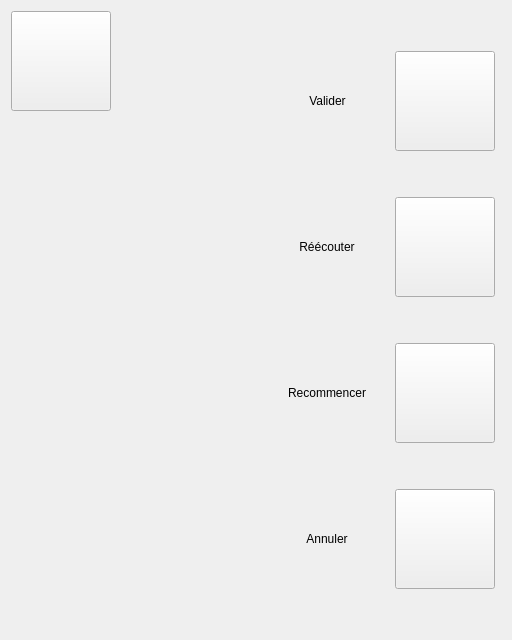
      <widget class="QWidget" name="actionsPage">
       <layout class="QHBoxLayout" name="horizontalLayout_23" stretch="1,1">
        <item>
         <layout class="QHBoxLayout" name="horizontalLayout_21">
          <item>
           <layout class="QVBoxLayout" name="verticalLayout_9">
            <item>
             <widget class="QPushButton" name="pushButton_14">
              <property name="sizePolicy">
               <sizepolicy hsizetype="Fixed" vsizetype="Fixed">
                <horstretch>0</horstretch>
                <verstretch>0</verstretch>
               </sizepolicy>
              </property>
              <property name="minimumSize">
               <size>
                <width>100</width>
                <height>100</height>
               </size>
              </property>
              <property name="styleSheet">
               <string notr="true">QPushButton {
	border-image: url(:/images/buttons/up_button.png);
}

QPushButton:hover {
	border-image: url(:/images/buttons/up_button_hovered.png);
}

QPushButton:pressed {
	border-image: url(:/images/buttons/up_button_pressed.png);	
}

</string>
              </property>
             </widget>
            </item>
            <item>
             <spacer name="verticalSpacer_24">
              <property name="orientation">
               <enum>Qt::Vertical</enum>
              </property>
              <property name="sizeHint" stdset="0">
               <size>
                <width>20</width>
                <height>40</height>
               </size>
              </property>
             </spacer>
            </item>
           </layout>
          </item>
          <item>
           <spacer name="horizontalSpacer_29">
            <property name="orientation">
             <enum>Qt::Horizontal</enum>
            </property>
            <property name="sizeHint" stdset="0">
             <size>
              <width>40</width>
              <height>20</height>
             </size>
            </property>
           </spacer>
          </item>
         </layout>
        </item>
        <item>
         <layout class="QHBoxLayout" name="horizontalLayout_22">
          <item>
           <spacer name="horizontalSpacer_28">
            <property name="orientation">
             <enum>Qt::Horizontal</enum>
            </property>
            <property name="sizeHint" stdset="0">
             <size>
              <width>40</width>
              <height>20</height>
             </size>
            </property>
           </spacer>
          </item>
          <item>
           <layout class="QVBoxLayout" name="verticalLayout_8">
            <item>
             <spacer name="verticalSpacer_19">
              <property name="orientation">
               <enum>Qt::Vertical</enum>
              </property>
              <property name="sizeHint" stdset="0">
               <size>
                <width>20</width>
                <height>40</height>
               </size>
              </property>
             </spacer>
            </item>
            <item>
             <layout class="QHBoxLayout" name="horizontalLayout_17">
              <item>
               <spacer name="horizontalSpacer_30">
                <property name="orientation">
                 <enum>Qt::Horizontal</enum>
                </property>
                <property name="sizeHint" stdset="0">
                 <size>
                  <width>40</width>
                  <height>20</height>
                 </size>
                </property>
               </spacer>
              </item>
              <item>
               <widget class="QLabel" name="label_10">
                <property name="text">
                 <string>Valider</string>
                </property>
                <property name="alignment">
                 <set>Qt::AlignCenter</set>
                </property>
               </widget>
              </item>
              <item>
               <spacer name="horizontalSpacer_23">
                <property name="orientation">
                 <enum>Qt::Horizontal</enum>
                </property>
                <property name="sizeHint" stdset="0">
                 <size>
                  <width>40</width>
                  <height>20</height>
                 </size>
                </property>
               </spacer>
              </item>
              <item>
               <widget class="QPushButton" name="pushButton_10">
                <property name="sizePolicy">
                 <sizepolicy hsizetype="Fixed" vsizetype="Fixed">
                  <horstretch>0</horstretch>
                  <verstretch>0</verstretch>
                 </sizepolicy>
                </property>
                <property name="minimumSize">
                 <size>
                  <width>100</width>
                  <height>100</height>
                 </size>
                </property>
                <property name="styleSheet">
                 <string notr="true">QPushButton {
	border-image: url(:/images/buttons/validate_button.png);
}

QPushButton:hover {
	border-image: url(:/images/buttons/validate_button_hovered.png);
}

QPushButton:pressed {
	border-image: url(:/images/buttons/validate_button_pressed.png);	
}

</string>
                </property>
                <property name="text">
                 <string/>
                </property>
               </widget>
              </item>
             </layout>
            </item>
            <item>
             <spacer name="verticalSpacer_20">
              <property name="orientation">
               <enum>Qt::Vertical</enum>
              </property>
              <property name="sizeHint" stdset="0">
               <size>
                <width>20</width>
                <height>40</height>
               </size>
              </property>
             </spacer>
            </item>
            <item>
             <layout class="QHBoxLayout" name="horizontalLayout_18">
              <item>
               <spacer name="horizontalSpacer_31">
                <property name="orientation">
                 <enum>Qt::Horizontal</enum>
                </property>
                <property name="sizeHint" stdset="0">
                 <size>
                  <width>40</width>
                  <height>20</height>
                 </size>
                </property>
               </spacer>
              </item>
              <item>
               <widget class="QLabel" name="label_11">
                <property name="text">
                 <string>Réécouter</string>
                </property>
                <property name="alignment">
                 <set>Qt::AlignCenter</set>
                </property>
               </widget>
              </item>
              <item>
               <spacer name="horizontalSpacer_24">
                <property name="orientation">
                 <enum>Qt::Horizontal</enum>
                </property>
                <property name="sizeHint" stdset="0">
                 <size>
                  <width>40</width>
                  <height>20</height>
                 </size>
                </property>
               </spacer>
              </item>
              <item>
               <widget class="QPushButton" name="pushButton_11">
                <property name="sizePolicy">
                 <sizepolicy hsizetype="Fixed" vsizetype="Fixed">
                  <horstretch>0</horstretch>
                  <verstretch>0</verstretch>
                 </sizepolicy>
                </property>
                <property name="minimumSize">
                 <size>
                  <width>100</width>
                  <height>100</height>
                 </size>
                </property>
                <property name="styleSheet">
                 <string notr="true">QPushButton {
	border-image: url(:/images/buttons/play_button.png);
}

QPushButton:hover {
	border-image: url(:/images/buttons/play_button_hovered.png);
}

QPushButton:pressed {
	border-image: url(:/images/buttons/play_button_pressed.png);	
}

</string>
                </property>
                <property name="text">
                 <string/>
                </property>
               </widget>
              </item>
             </layout>
            </item>
            <item>
             <spacer name="verticalSpacer_21">
              <property name="orientation">
               <enum>Qt::Vertical</enum>
              </property>
              <property name="sizeHint" stdset="0">
               <size>
                <width>20</width>
                <height>40</height>
               </size>
              </property>
             </spacer>
            </item>
            <item>
             <layout class="QHBoxLayout" name="horizontalLayout_19">
              <item>
               <spacer name="horizontalSpacer_32">
                <property name="orientation">
                 <enum>Qt::Horizontal</enum>
                </property>
                <property name="sizeHint" stdset="0">
                 <size>
                  <width>40</width>
                  <height>20</height>
                 </size>
                </property>
               </spacer>
              </item>
              <item>
               <widget class="QLabel" name="label_12">
                <property name="text">
                 <string>Recommencer</string>
                </property>
                <property name="alignment">
                 <set>Qt::AlignCenter</set>
                </property>
               </widget>
              </item>
              <item>
               <spacer name="horizontalSpacer_25">
                <property name="orientation">
                 <enum>Qt::Horizontal</enum>
                </property>
                <property name="sizeHint" stdset="0">
                 <size>
                  <width>40</width>
                  <height>20</height>
                 </size>
                </property>
               </spacer>
              </item>
              <item>
               <widget class="QPushButton" name="pushButton_12">
                <property name="sizePolicy">
                 <sizepolicy hsizetype="Fixed" vsizetype="Fixed">
                  <horstretch>0</horstretch>
                  <verstretch>0</verstretch>
                 </sizepolicy>
                </property>
                <property name="minimumSize">
                 <size>
                  <width>100</width>
                  <height>100</height>
                 </size>
                </property>
                <property name="styleSheet">
                 <string notr="true">QPushButton {
	border-image: url(:/images/buttons/delete_button.png);
}

QPushButton:hover {
	border-image: url(:/images/buttons/delete_button_hovered.png);
}

QPushButton:pressed {
	border-image: url(:/images/buttons/delete_button_pressed.png);	
}

</string>
                </property>
                <property name="text">
                 <string/>
                </property>
               </widget>
              </item>
             </layout>
            </item>
            <item>
             <spacer name="verticalSpacer_22">
              <property name="orientation">
               <enum>Qt::Vertical</enum>
              </property>
              <property name="sizeHint" stdset="0">
               <size>
                <width>20</width>
                <height>40</height>
               </size>
              </property>
             </spacer>
            </item>
            <item>
             <layout class="QHBoxLayout" name="horizontalLayout_20">
              <item>
               <spacer name="horizontalSpacer_33">
                <property name="orientation">
                 <enum>Qt::Horizontal</enum>
                </property>
                <property name="sizeHint" stdset="0">
                 <size>
                  <width>40</width>
                  <height>20</height>
                 </size>
                </property>
               </spacer>
              </item>
              <item>
               <widget class="QLabel" name="label_13">
                <property name="text">
                 <string>Annuler</string>
                </property>
                <property name="alignment">
                 <set>Qt::AlignCenter</set>
                </property>
               </widget>
              </item>
              <item>
               <spacer name="horizontalSpacer_26">
                <property name="orientation">
                 <enum>Qt::Horizontal</enum>
                </property>
                <property name="sizeHint" stdset="0">
                 <size>
                  <width>40</width>
                  <height>20</height>
                 </size>
                </property>
               </spacer>
              </item>
              <item>
               <widget class="QPushButton" name="pushButton_13">
                <property name="sizePolicy">
                 <sizepolicy hsizetype="Fixed" vsizetype="Fixed">
                  <horstretch>0</horstretch>
                  <verstretch>0</verstretch>
                 </sizepolicy>
                </property>
                <property name="minimumSize">
                 <size>
                  <width>100</width>
                  <height>100</height>
                 </size>
                </property>
                <property name="styleSheet">
                 <string notr="true">QPushButton {
	border-image: url(:/images/buttons/cancel_button.png);
}

QPushButton:hover {
	border-image: url(:/images/buttons/cancel_button_hovered.png);
}

QPushButton:pressed {
	border-image: url(:/images/buttons/cancel_button_pressed.png);	
}

</string>
                </property>
                <property name="text">
                 <string/>
                </property>
               </widget>
              </item>
             </layout>
            </item>
            <item>
             <spacer name="verticalSpacer_23">
              <property name="orientation">
               <enum>Qt::Vertical</enum>
              </property>
              <property name="sizeHint" stdset="0">
               <size>
                <width>20</width>
                <height>40</height>
               </size>
              </property>
             </spacer>
            </item>
           </layout>
          </item>
          <item>
           <spacer name="horizontalSpacer_27">
            <property name="orientation">
             <enum>Qt::Horizontal</enum>
            </property>
            <property name="sizeHint" stdset="0">
             <size>
              <width>40</width>
              <height>20</height>
             </size>
            </property>
           </spacer>
          </item>
         </layout>
        </item>
       </layout>
      </widget>
